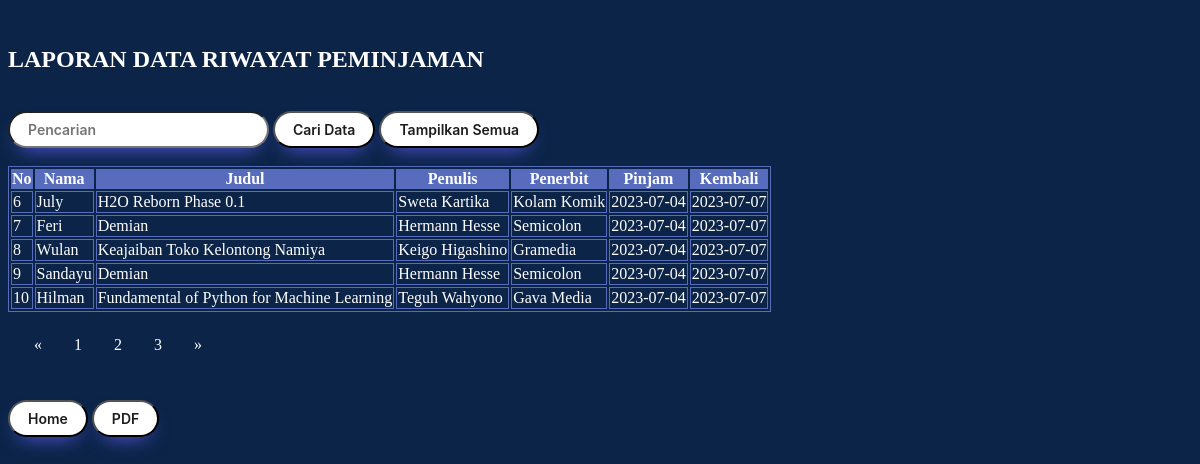
The page /riwayat-peminjaman.php?halaman=2 on the database its author committed.
### tables this page shows
CREATE TABLE `peminjaman` (
  `No` int(15) NOT NULL AUTO_INCREMENT,
  `Nama` text NOT NULL,
  `Judul` text NOT NULL,
  `Penulis` text NOT NULL,
  `Penerbit` text NOT NULL,
  `Pinjam` date NOT NULL,
  `Kembali` date NOT NULL,
  PRIMARY KEY (`No`)
);

### riwayat-peminjaman.php (the view, shortened to what this page needs)
<!DOCTYPE html>
<html>
	<head>
	</head>
<body>
<br>
<?php
require_once 'koneksi.php';
?>
<h2><font color="white">LAPORAN DATA RIWAYAT PEMINJAMAN</font></h2>
<br>
	<form method="post">
		<input type="text" name="nt" placeholder="Pencarian">
		<input type="submit" name="submit" value="Cari Data">
		<input type="button" onclick="location.href='riwayat-peminjaman.php';" value="Tampilkan Semua"
	<form>
<br/>
<br/>
	<div class = "container">
	<table class="table table-bordered">
		<thead class="thead-dark">
			<tr>
				<th>No</th>
				<th>Nama</th>
				<th>Judul</th>
				<th>Penulis</th>
				<th>Penerbit</th>
				<th>Pinjam</th>
				<th>Kembali</th>
			</tr>
		</thead>
		<tbody>
				<?php
				$batas = 5;
				$halaman = isset($_GET['halaman'])?(int)$_GET['halaman'] : 1;
				$halaman_awal = ($halaman>1) ? ($halaman * $batas) - $batas : 0;
				$previous = $halaman - 1;
				$next = $halaman + 1;
				$data = mysqli_query($db,"select * from peminjaman");
				$jumlah_data = mysqli_num_rows($data);
				$total_halaman = ceil($jumlah_data / $batas);
				$data_barang = mysqli_query($db,"select * from peminjaman limit $halaman_awal, $batas");
				while($d = mysqli_fetch_array($data_barang)){
					?>
					<tr>
						<td><?php echo $d['No']; ?></td>
						<td><?php echo $d['Nama']; ?></td>
						<td><?php echo $d['Judul']; ?></td>
						<td><?php echo $d['Penulis']; ?></td>
						<td><?php echo $d['Penerbit']; ?></td>
						<td><?php echo $d['Pinjam']; ?></td>
						<td><?php echo $d['Kembali']; ?></td>
					</tr>
					<?php
				}
				?>
	</tbody>
	</table>
	<nav>
			<ul class="pagination justify-content-center">
					<a class="page-link" <?php if($halaman > 1){ echo "href='?halaman=$previous'"; } ?>>&laquo;</a>
				<?php
				for($x=1;$x<=$total_halaman;$x++){
					?>
					<a class="page-link" href="?halaman=<?php echo $x ?>"><?php echo $x; ?></a>
					<?php
				}
				?>
					<a  class="page-link" <?php if($halaman < $total_halaman) { echo "href='?halaman=$next'"; } ?>>&raquo</a>
			</ul>
		</nav>
</div>
	<br>
	<tr height="46">
			<td>
				<input type="button" onclick="location.href='home.php';" value="Home">
			</td>
	</tr>
	<tr height="46">
			<td>
				<input type = "button" onclick="location.href='laporan-riwayat.php';" value = "PDF"
			</td>
	</tr>
</body>
</html>

### riwayat-peminjaman.php (style rules this page uses)
body { background-color: #0B2447; }
table,tr,td { color: #FFFFFF; border: 1px solid; border-color:#576CBC; }
thead { background-color: #576CBC; }
input { background: #FFFFFF; border-radius: 999px; box-shadow: #5E5DF0 0 10px 20px -10px; box-sizing: border-box; color: #1d1d1d; font-family: Inter,Helvetica; font-size: 14px; font-weight: 600; padding: 8px 18px; }
.pagination { display: inline-block; padding:0px 10px; }
.pagination a { color: #FFFFFF; float: left; padding: 8px 16px; text-decoration: none; }
a { text-decoration: none; color: white; }

### rows shown on the page
peminjaman: No "6", Nama "July", Judul "H2O Reborn Phase 0.1", Penulis "Sweta Kartika", Penerbit "Kolam Komik", Pinjam "2023-07-04", Kembali "2023-07-07"
peminjaman: No "7", Nama "Feri", Judul "Demian", Penulis "Hermann Hesse", Penerbit "Semicolon", Pinjam "2023-07-04", Kembali "2023-07-07"
peminjaman: No "8", Nama "Wulan", Judul "Keajaiban Toko Kelontong Namiya", Penulis "Keigo Higashino", Penerbit "Gramedia", Pinjam "2023-07-04", Kembali "2023-07-07"
peminjaman: No "9", Nama "Sandayu", Judul "Demian", Penulis "Hermann Hesse", Penerbit "Semicolon", Pinjam "2023-07-04", Kembali "2023-07-07"
peminjaman: No "10", Nama "Hilman", Judul "Fundamental of Python for Machine Learning", Penulis "Teguh Wahyono", Penerbit "Gava Media", Pinjam "2023-07-04", Kembali "2023-07-07"
